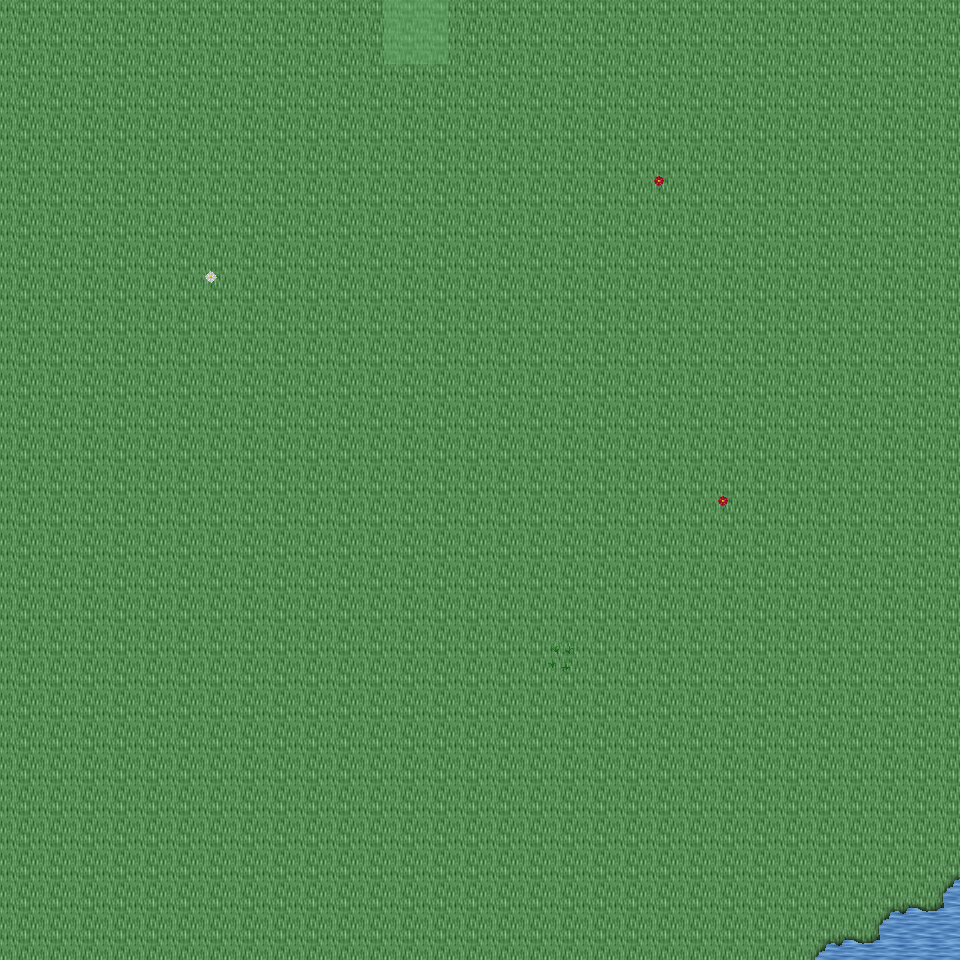

This is a level from a 2D game, rendered from its Tiled map with the project's own tilesets. A one-line summary and the map file follow, with tile-layer data summarised:
An orthogonal 30x30 tile map with 32x32 px tiles, 6 tile layers (Ground, Object, Object2, Above, ...), 14 tilesets and 5 objects (5x mapExit).

<map version="1.0" orientation="orthogonal" renderorder="right-down" width="30" height="30" tilewidth="32" tileheight="32" nextobjectid="6">
  <tileset firstgid="1" name="tileset_ground_ground" tilewidth="32" tileheight="32" tilecount="33" columns="3">
    <image source="../drawable/tileset_ground_ground.png" width="96" height="352" />
  </tileset>
  <tileset firstgid="34" name="tileset_plant_flower_daisy_red" tilewidth="32" tileheight="32" tilecount="8" columns="2">
    <image source="../drawable/tileset_plant_flower_daisy_red.png" width="64" height="128" />
  </tileset>
  <tileset firstgid="42" name="tileset_ground_grass_edges" tilewidth="32" tileheight="32" tilecount="36" columns="12">
    <image source="../drawable/tileset_ground_grass_edges.png" width="384" height="96" />
  </tileset>
  <tileset firstgid="78" name="tileset_ground_grass_corners" tilewidth="32" tileheight="32" tilecount="24" columns="6">
    <image source="../drawable/tileset_ground_grass_corners.png" width="192" height="128" />
  </tileset>
  <tileset firstgid="102" name="tileset_ground_water_pool" tilewidth="32" tileheight="32" tilecount="72" columns="3">
    <image source="../drawable/tileset_ground_water_pool.png" width="96" height="768" />
  </tileset>
  <tileset firstgid="174" name="tileset_plant_flower_daisy_white" tilewidth="32" tileheight="32" tilecount="8" columns="2">
    <image source="../drawable/tileset_plant_flower_daisy_white.png" width="64" height="128" />
  </tileset>
  <tileset firstgid="182" name="tileset_plant_grasses" tilewidth="32" tileheight="32" tilecount="6" columns="3">
    <image source="../drawable/tileset_plant_grasses.png" width="96" height="64" />
  </tileset>
  <tileset firstgid="188" name="tileset_item_statue_bird" tilewidth="32" tileheight="32" tilecount="8" columns="2">
    <image source="../drawable/tileset_item_statue_bird.png" width="64" height="128" />
  </tileset>
  <tileset firstgid="196" name="tileset_plant_tree_tree_darkgreen" tilewidth="32" tileheight="32" tilecount="88" columns="8">
    <image source="../drawable/tileset_plant_tree_tree_darkgreen.png" width="256" height="352" />
  </tileset>
  <tileset firstgid="284" name="tileset_logic_collision" tilewidth="32" tileheight="32" tilecount="1" columns="1">
    <image source="../drawable/tileset_logic_collision.png" width="32" height="32" />
  </tileset>
  <tileset firstgid="285" name="tileset_ground_water_pool_deep" tilewidth="32" tileheight="32" tilecount="72" columns="3">
    <image source="../drawable/tileset_ground_water_pool_deep.png" width="96" height="768" />
  </tileset>
  <tileset firstgid="357" name="tileset_logic_item_fruits" tilewidth="32" tileheight="32" tilecount="16" columns="8">
    <image source="../drawable/tileset_logic_item_fruits.png" width="256" height="64" />
  </tileset>
  <tileset firstgid="373" name="tileset_plant_tree_umbrella_thorn" tilewidth="32" tileheight="32" tilecount="18" columns="6">
    <image source="../drawable/tileset_plant_tree_umbrella_thorn.png" width="192" height="96" />
  </tileset>
  <tileset firstgid="391" name="tileset_light_light_5x5" tilewidth="32" tileheight="32" tilecount="25" columns="5">
    <image source="../drawable/tileset_light_light_5x5.png" width="160" height="160" />
  </tileset>
  <layer name="Ground" width="30" height="30">
    <data>[900 cells, 900 non-empty, 2 distinct tile ids]</data>
  </layer>
  <layer name="Object" width="30" height="30">
    <data>[900 cells, 10 non-empty, 5 distinct tile ids]</data>
  </layer>
  <layer name="Object2" width="30" height="30">
    <data>[900 cells, 3 non-empty, 3 distinct tile ids]</data>
  </layer>
  <layer name="Above" width="30" height="30">
    <data>[900 cells, 2 non-empty, 2 distinct tile ids]</data>
  </layer>
  <layer name="Above2" width="30" height="30">
    <data>[900 cells, 0 non-empty, 0 distinct tile ids]</data>
  </layer>
  <layer name="Walkable" width="30" height="30">
    <data>[900 cells, 4 non-empty, 1 distinct tile ids]</data>
  </layer>
  <objectgroup name="MapEvents">
    <object id="1" name="north" type="mapExit" x="0" y="0" width="384" height="32">
      <properties>
        <property name="map" value="level_0_x222_y76" />
        <property name="x" value="0" />
        <property name="y" value="28" />
      </properties>
    </object>
    <object id="2" name="north2" type="mapExit" x="448" y="0" width="512" height="32">
      <properties>
        <property name="map" value="level_0_x222_y76" />
        <property name="x" value="14" />
        <property name="y" value="28" />
      </properties>
    </object>
    <object id="3" name="south" type="mapExit" x="0" y="928" width="960" height="32">
      <properties>
        <property name="map" value="level_0_x222_y78" />
        <property name="x" value="0" />
        <property name="y" value="1" />
      </properties>
    </object>
    <object id="4" name="west" type="mapExit" x="0" y="0" width="32" height="960">
      <properties>
        <property name="map" value="level_0_x221_y77" />
        <property name="x" value="28" />
        <property name="y" value="0" />
      </properties>
    </object>
    <object id="5" name="east" type="mapExit" x="928" y="0" width="32" height="960">
      <properties>
        <property name="map" value="level_0_x223_y77" />
        <property name="x" value="1" />
        <property name="y" value="0" />
      </properties>
    </object>
  </objectgroup>
</map>
